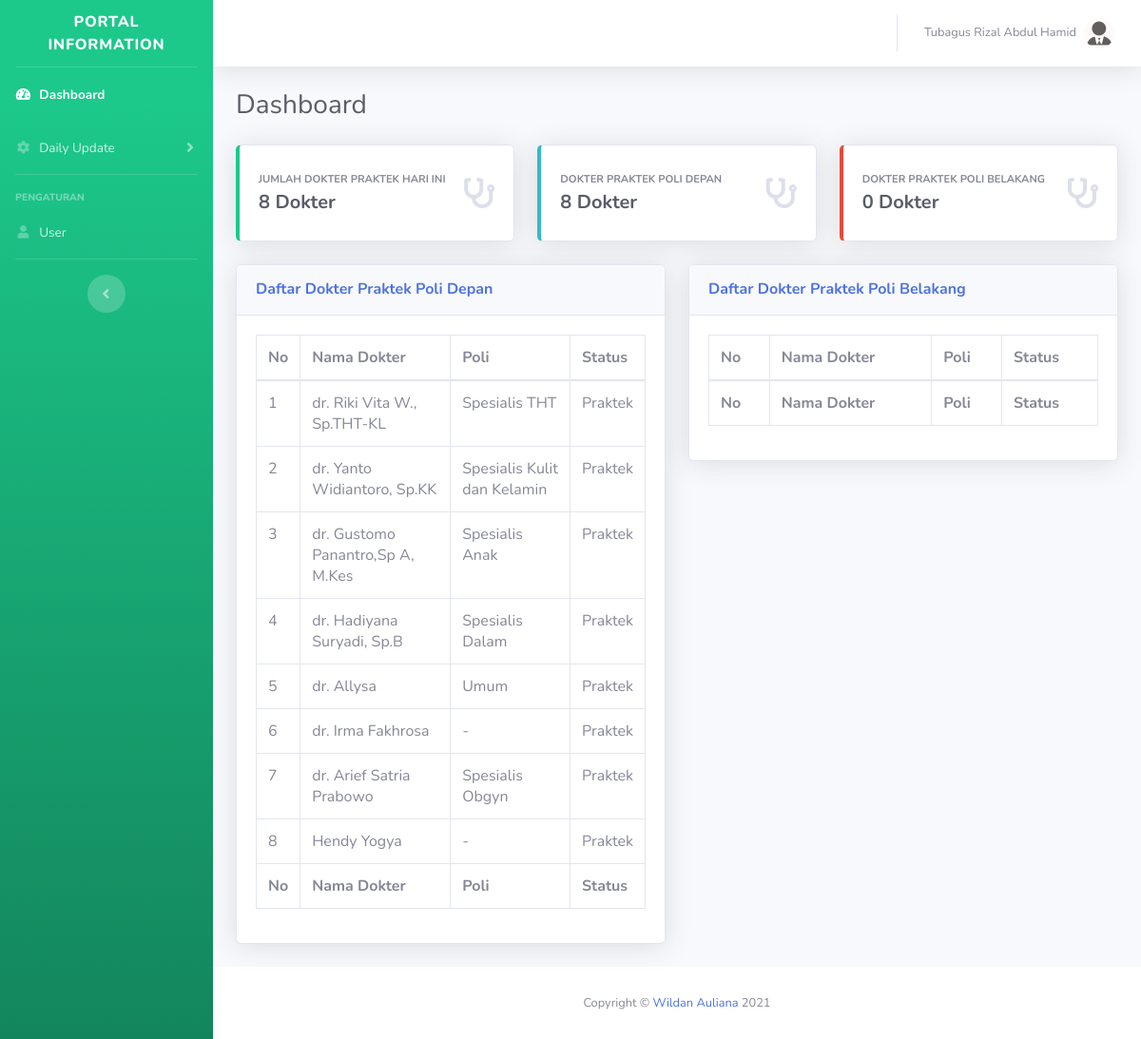
Screenshot of /admin/index.php (signed in) with the database file from the repository.
### tables this page shows
CREATE TABLE `dokter` (
  `id` int(11) NOT NULL,
  `nama` varchar(255) NOT NULL,
  `spesialis` varchar(160) NOT NULL,
  `lokasi` int(1) NOT NULL,
  `photo` varchar(160) NOT NULL,
  `status` int(1) NOT NULL
);

### admin/index.php (the view, shortened to what this page needs)
<html lang="en">
<?php
  include('../config.php');
?>
<head>
  <link href="vendor/fontawesome-free/css/all.min.css" rel="stylesheet" type="text/css">
  <link href="css/sb-admin-2.min.css" rel="stylesheet">
</head>
<body id="page-top">
  <div id="wrapper">
    <?php
      include('component/sidebar.php');
    ?>
    <div id="content-wrapper" class="d-flex flex-column">
      <div id="content">
        <?php
          include('component/topbar.php');
        ?>
        <div class="container-fluid">
          <div class="d-sm-flex align-items-center justify-content-between mb-4">
            <h1 class="h3 mb-0 text-gray-800">Dashboard</h1>
          </div>
          <div class="row">
            <div class="col-xl-4 col-md-6 mb-4">
              <div class="card border-left-success shadow h-100 py-2">
                <div class="card-body">
                  <div class="row no-gutters align-items-center">
                    <div class="col mr-2">
                      <div class="text-xs font-weight-bold text-default text-uppercase mb-1">Jumlah Dokter Praktek Hari ini</div>
                      <div class="row no-gutters align-items-center">
                        <div class="col-auto">
                          <div class="h5 mb-0 mr-3 font-weight-bold text-gray-800"><?php
                            $hari = date('l');
                            $q = mysqli_query($connect,"SELECT COUNT(*) AS TOTAL FROM dokter a, jadwal b WHERE b.id_dr=a.id AND b.hari_praktek='$hari'");
										        $data = mysqli_fetch_array($q);
										        echo($data['TOTAL']);
                          ?> Dokter</div>
                        </div>
                      </div>
                    </div>
                    <div class="col-auto">
                      <i class="fas fa-stethoscope fa-2x text-gray-300"></i>
                    </div>
                  </div>
                </div>
              </div>
            </div>
            <div class="col-xl-4 col-md-6 mb-4">
              <div class="card border-left-info shadow h-100 py-2">
                <div class="card-body">
                  <div class="row no-gutters align-items-center">
                      <div class="col mr-2">
                        <div class="text-xs font-weight-bold text-default text-uppercase mb-1">Dokter Praktek Poli Depan</div>
                      <div class="row no-gutters align-items-center">
                        <div class="col-auto">
                          <div class="h5 mb-0 mr-3 font-weight-bold text-gray-800"><?php
                            $q = mysqli_query($connect,"SELECT COUNT(*) AS TOTAL FROM dokter a, jadwal b WHERE (b.id_dr=a.id) AND (b.hari_praktek='$hari') AND a.lokasi='0'");
										        $data = mysqli_fetch_array($q);
										        echo($data['TOTAL']);
                          ?> Dokter</div>
                        </div>
                      </div>
                    </div>
                    <div class="col-auto">
                      <i class="fas fa-stethoscope fa-2x text-gray-300"></i>
                    </div>
                  </div>
                </div>
              </div>
            </div>
            <div class="col-xl-4 col-md-6 mb-4">
              <div class="card border-left-danger shadow h-100 py-2">
                <div class="card-body">
                  <div class="row no-gutters align-items-center">
                    <div class="col mr-2">
                      <div class="text-xs font-weight-bold text-default text-uppercase mb-1">Dokter Praktek Poli Belakang</div>
                      <div class="row no-gutters align-items-center">
                        <div class="col-auto">
                          <div class="h5 mb-0 mr-3 font-weight-bold text-gray-800"><?php
                            $q = mysqli_query($connect,"SELECT COUNT(*) AS TOTAL FROM dokter a, jadwal b WHERE (b.id_dr=a.id) AND (b.hari_praktek='$hari') AND a.lokasi='1'");
										        $data = mysqli_fetch_array($q);
										        echo($data['TOTAL']);
                          ?> Dokter</div>
                        </div>
                      </div>
                    </div>
                    <div class="col-auto">
                      <i class="fas fa-stethoscope fa-2x text-gray-300"></i>
                    </div>
                  </div>
                </div>
              </div>
            </div>
          </div>
          <div class="row">
            <div class="col-lg-6 mb-6">
              <div class="card shadow mb-4">
                <div class="card-header py-3">
                  <h6 class="m-0 font-weight-bold text-primary">Daftar Dokter Praktek Poli Depan</h6>
                </div>
                <div class="card-body">
                  <div class="table-responsive">
                    <table class="table table-bordered" id="dataTable" width="100%" cellspacing="0">
                      <thead>
                        <tr>
                          <th>No</th>
                          <th>Nama Dokter</th>
                          <th>Poli</th>
                          <th>Status</th>
                        </tr>
                      </thead>
                      <tfoot>
                      <tr>
                          <th>No</th>
                          <th>Nama Dokter</th>
                          <th>Poli</th>
                          <th>Status</th>
                        </tr>
                      </tfoot>
                      <tbody>
                        <?php
                          $query="SELECT a.*,b.* FROM dokter a, jadwal b WHERE (b.id_dr=a.id) AND (b.hari_praktek='$hari') AND a.lokasi='0'";
                          if (mysqli_query($connect,$query)) {
                            $result=mysqli_query($connect,$query);
                          } else die ("Error menjalankan query". mysql_error());
                          if (mysqli_num_rows($result) > 0) {
                            $no='1';
                            while($row = mysqli_fetch_array($result)) {
                              echo "<tr>";
                              echo "  <td>".$no."</td>";
                              echo "  <td>".$row["nama"]."</td>";
                              echo "  <td>".$row["spesialis"]."</td>";
                              if($row["status"]==0){
                                echo "  <td> Praktek</td>";
                              }else{
                                echo "  <td> Tidak Praktek</td>";
                              }
                              echo "</tr>";
                              $no++;
                            }
                          }
                        ?>
                      </tbody>
                    </table>
                  </div>
                </div>
              </div>
            </div>
            <div class="col-lg-6 mb-6">
              <div class="card shadow mb-4">
                <div class="card-header py-3">
                  <h6 class="m-0 font-weight-bold text-primary">Daftar Dokter Praktek Poli Belakang</h6>
                </div>
                <div class="card-body">
                  <div class="table-responsive">
                    <table class="table table-bordered" id="dataTable" width="100%" cellspacing="0">
                      <thead>
                        <tr>
                          <th>No</th>
                          <th>Nama Dokter</th>
                          <th>Poli</th>
                          <th>Status</th>
                        </tr>
                      </thead>
                      <tfoot>
                      <tr>
                          <th>No</th>
                          <th>Nama Dokter</th>
                          <th>Poli</th>
                          <th>Status</th>
                        </tr>
                      </tfoot>
                    </table>
                  </div>
                </div>
              </div>
            </div>
          </div>
        </div>
      </div>
      <?php
        include('component/footer.php');
      ?>
    </div>
  </div>
</body>
</html>

### admin/component/sidebar.php (shortened to what this page needs)
<ul class="navbar-nav bg-gradient-success sidebar sidebar-dark accordion" id="accordionSidebar">
  <a class="sidebar-brand d-flex align-items-center justify-content-center" href="index.php">
    <div class="sidebar-brand-text mx-3">Portal Information</div>
  </a>
  <hr class="sidebar-divider my-0">
  <li class="nav-item <?php
    if($_SESSION['menu']=='dashboard'){
      echo('active');
    }
  ?>">
    <a class="nav-link" href="index.php">
      <i class="fas fa-fw fa-tachometer-alt"></i>
      <span>Dashboard</span></a>
  </li>
  <?php
    if($_SESSION['level']==0){
  ?>
    <li class="nav-item <?php
      if(($_SESSION['menu']=='dokter')OR($_SESSION['menu']=='jadwal')){
        echo('active');
      }
    ?>">
      <a class="nav-link collapsed" href="#" data-toggle="collapse" data-target="#collapseTwo" aria-expanded="true" aria-controls="collapseTwo">
        <i class="fas fa-fw fa-cog"></i>
        <span>Daily Update</span>
      </a>
    </li>
    <hr class="sidebar-divider d-none d-md-block">
  <?php
  }
  ?>
  <div class="sidebar-heading">
    Pengaturan
  </div>
  <li class="nav-item <?php
    if($_SESSION['menu']=='user'){
      echo('active');
    }
  ?>">
    <a class="nav-link" href="user.php">
      <i class="fas fa-fw fa-user"></i>
      <span>User</span></a>
  </li>
  <hr class="sidebar-divider">
  <div class="text-center d-none d-md-inline">
    <button class="rounded-circle border-0" id="sidebarToggle"></button>
  </div>
</ul>

### admin/component/topbar.php (shortened to what this page needs)
<nav class="navbar navbar-expand navbar-light bg-white topbar mb-4 static-top shadow">
  <ul class="navbar-nav ml-auto">
    <li class="nav-item dropdown no-arrow">
      <a class="nav-link dropdown-toggle" href="#" id="userDropdown" role="button" data-toggle="dropdown" aria-haspopup="true" aria-expanded="false">
        <span class="mr-2 d-none d-lg-inline text-gray-600 small"><?php
          echo($_SESSION['nama_lengkap']);
        ?></span>
        <img class="img-profile rounded-circle" src="img/User.png">
      </a>
    </li>
  </ul>
</nav>

### admin/component/footer.php
<footer class="sticky-footer bg-white">
  <div class="container my-auto">
    <div class="copyright text-center my-auto">
      <span>Copyright &copy; <a href="https://www.instagram.com/w.auliaabdillah">Wildan Auliana</a> 2021</span>
    </div>
  </div>
</footer>

### rows the page displays
dokter: nama "dr. Riki Vita W., Sp.THT-KL", spesialis "Spesialis THT"
dokter: nama "dr. Yanto Widiantoro, Sp.KK", spesialis "Spesialis Kulit dan Kelamin"
dokter: nama "dr. Gustomo Panantro,Sp A, M.Kes", spesialis "Spesialis Anak"
dokter: nama "dr. Hadiyana Suryadi, Sp.B", spesialis "Spesialis Dalam"
dokter: nama "dr. Allysa", spesialis "Umum"
dokter: nama "dr. Irma Fakhrosa", spesialis "-"
dokter: nama "dr. Arief Satria Prabowo", spesialis "Spesialis Obgyn"
dokter: nama "Hendy Yogya", spesialis "-"

### other values shown
$_SESSION['nama_lengkap'] "Tubagus Rizal Abdul Hamid"
$data['TOTAL'] "8"
$data['TOTAL'] "0"
